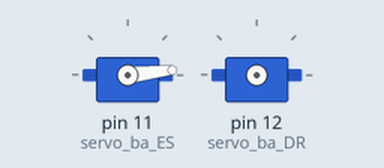
Bench run of a sketch on a simulated Arduino Uno, built with avr-gcc and run on an emulated ATmega328P. Parts: 2 × servo. Wiring (inferred from the names in the program): 4 × servo: signal pin 10 / signal pin 11 / signal pin 12 / signal pin 13. Servo pulses on a pin are drawn as a servo (544–2400 µs = 0–180°).

Above: at 0.05 s.
Timing chart, 0 to 4.5 s (numbered marks = the images above):
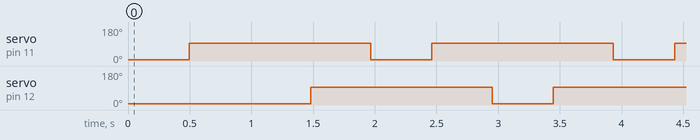

The sketch:

sketch_jul02c.ino
```cpp
#define servo_ba_ES 11
#define servo_ba_DR 12
#define servo_pe_ES 13
#define servo_pe_DI 10

#define tempo 25


void servo0graus();
void servo90graus();
void servo180graus();

void servo90graus_di();
void servo0graus_di();


void setup() {
  // put your setup code here, to run once:
  Serial.begin(9600);
  pinMode(servo_ba_ES ,OUTPUT);
  pinMode(servo_ba_DR ,OUTPUT);
  pinMode(servo_pe_ES ,OUTPUT);
  pinMode(servo_pe_DI,OUTPUT);
}


void loop() {
  // put your main code here, to run repeatedly:

for(char i=0;i<tempo;i++)
    servo0graus();

for(char i=0;i<tempo;i++)
    servo90graus();


for(char i=0;i<tempo;i++)
    servo0graus_di();

for(char i=0;i<tempo;i++)
    servo90graus_di();


//for(char i=0;i<100;i++)
   // servo180graus();


}


void servo0graus(){
   ///Ba_ES
   digitalWrite(servo_ba_ES,HIGH);
   delayMicroseconds(600); //0.6 ms
   digitalWrite(servo_ba_ES,LOW);
   for(int i=0;i<32;i++)
     delayMicroseconds(600);//20 ms = 20000us
}                           //20000us - 600us = 19400us
                            //19400us/600us ~~32 it

void servo0graus_di(){
 ///Ba_DI
   digitalWrite(servo_ba_DR,HIGH);
   delayMicroseconds(600); //0.6 ms
   digitalWrite(servo_ba_DR,LOW);
   for(int i=0;i<32;i++)
     delayMicroseconds(600);


}


void servo90graus(){
   ///Ba_ES
   digitalWrite(servo_ba_ES,HIGH);
   delayMicroseconds(1500);//1.5 ms
   digitalWrite(servo_ba_ES,LOW);
   for(int i=0;i<12;i++)
     delayMicroseconds(1500);//20 ms = 20000us
}                           //20000us - 1500us = 18500us
                            //18500us/1500us ~~12 it


void servo90graus_di(){
  ///Ba_DI
   digitalWrite(servo_ba_DR,HIGH);
   delayMicroseconds(1500);//1.5 ms
   digitalWrite(servo_ba_DR,LOW);
   for(int i=0;i<12;i++)
     delayMicroseconds(1500);

}


void servo180graus(){

   digitalWrite(servo_ba_ES,HIGH);
   delayMicroseconds(2400);//2.4 ms
   digitalWrite(servo_ba_ES,LOW);
   for(int i=0;i<7;i++)
     delayMicroseconds(2400);//20 ms = 20000us
}                           //20000us - 600us = 17600us
                            //17600us/24000us ~~7
```

Measured:
- by itself, servo on pin 11 (servo_ba_ES), servo on pin 12 (servo_ba_DR): alternates 93° for 1.5 s and 6° for 0.50 s
